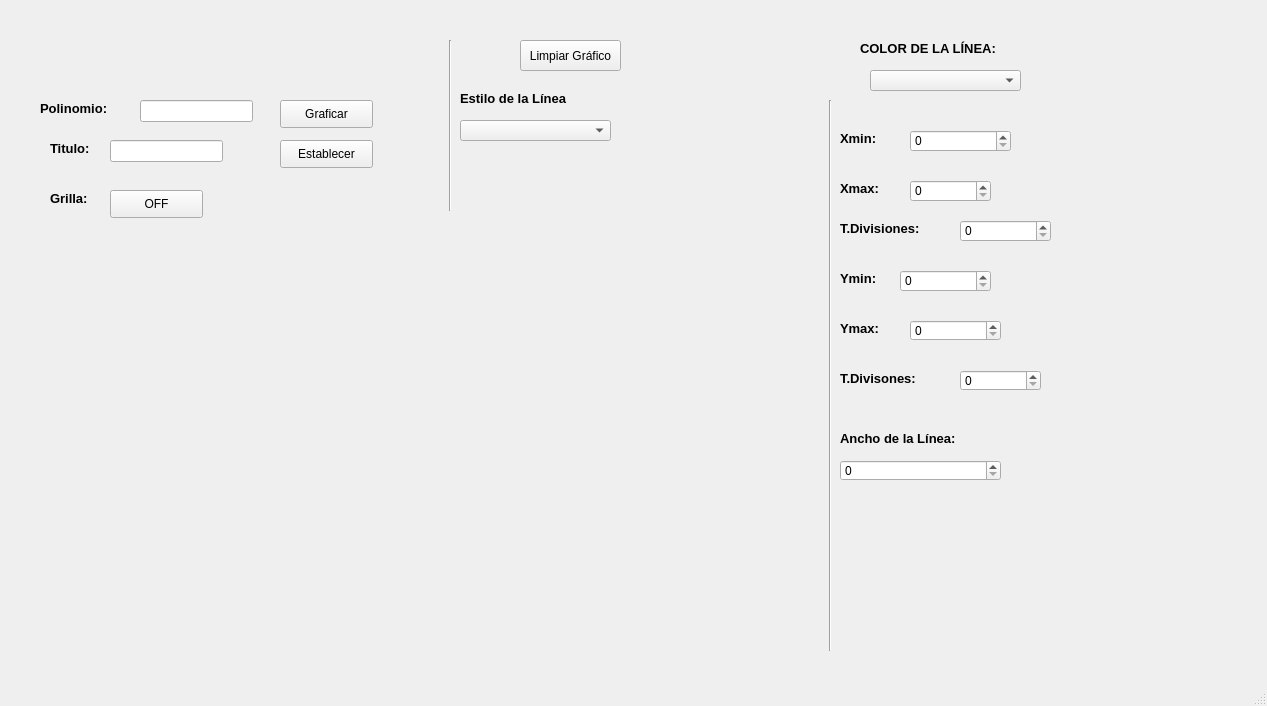
<?xml version="1.0" encoding="UTF-8"?>
<ui version="4.0">
 <class>MainWindow</class>
 <widget class="QMainWindow" name="MainWindow">
  <property name="geometry">
   <rect>
    <x>0</x>
    <y>0</y>
    <width>1267</width>
    <height>706</height>
   </rect>
  </property>
  <property name="windowTitle">
   <string>MainWindow</string>
  </property>
  <widget class="QWidget" name="centralwidget">
   <widget class="QSpinBox" name="sp_anchoLinea">
    <property name="geometry">
     <rect>
      <x>840</x>
      <y>460</y>
      <width>161</width>
      <height>21</height>
     </rect>
    </property>
   </widget>
   <widget class="QLabel" name="label_14">
    <property name="geometry">
     <rect>
      <x>840</x>
      <y>370</y>
      <width>161</width>
      <height>16</height>
     </rect>
    </property>
    <property name="font">
     <font>
      <pointsize>10</pointsize>
      <weight>75</weight>
      <bold>true</bold>
     </font>
    </property>
    <property name="text">
     <string>T.Divisones:</string>
    </property>
   </widget>
   <widget class="QSpinBox" name="sp_divisionesY">
    <property name="geometry">
     <rect>
      <x>960</x>
      <y>370</y>
      <width>81</width>
      <height>21</height>
     </rect>
    </property>
   </widget>
   <widget class="QLabel" name="label_15">
    <property name="geometry">
     <rect>
      <x>840</x>
      <y>430</y>
      <width>161</width>
      <height>16</height>
     </rect>
    </property>
    <property name="font">
     <font>
      <pointsize>10</pointsize>
      <weight>75</weight>
      <bold>true</bold>
     </font>
    </property>
    <property name="text">
     <string>Ancho de la Línea:</string>
    </property>
   </widget>
   <widget class="QSpinBox" name="sp_divisionesX">
    <property name="geometry">
     <rect>
      <x>960</x>
      <y>220</y>
      <width>91</width>
      <height>22</height>
     </rect>
    </property>
   </widget>
   <widget class="QLineEdit" name="txt_polinomio">
    <property name="geometry">
     <rect>
      <x>140</x>
      <y>100</y>
      <width>113</width>
      <height>22</height>
     </rect>
    </property>
   </widget>
   <widget class="QLabel" name="label_10">
    <property name="geometry">
     <rect>
      <x>840</x>
      <y>180</y>
      <width>61</width>
      <height>16</height>
     </rect>
    </property>
    <property name="font">
     <font>
      <pointsize>10</pointsize>
      <weight>75</weight>
      <bold>true</bold>
     </font>
    </property>
    <property name="text">
     <string>Xmax:</string>
    </property>
   </widget>
   <widget class="QLabel" name="label_2">
    <property name="geometry">
     <rect>
      <x>40</x>
      <y>100</y>
      <width>101</width>
      <height>16</height>
     </rect>
    </property>
    <property name="font">
     <font>
      <pointsize>10</pointsize>
      <weight>75</weight>
      <bold>true</bold>
     </font>
    </property>
    <property name="text">
     <string>Polinomio:</string>
    </property>
   </widget>
   <widget class="QSpinBox" name="sp_Ymax">
    <property name="geometry">
     <rect>
      <x>910</x>
      <y>320</y>
      <width>91</width>
      <height>21</height>
     </rect>
    </property>
   </widget>
   <widget class="QLabel" name="label_7">
    <property name="geometry">
     <rect>
      <x>860</x>
      <y>40</y>
      <width>191</width>
      <height>16</height>
     </rect>
    </property>
    <property name="font">
     <font>
      <pointsize>10</pointsize>
      <weight>75</weight>
      <bold>true</bold>
     </font>
    </property>
    <property name="text">
     <string>COLOR DE LA LÍNEA:</string>
    </property>
   </widget>
   <widget class="QLabel" name="label_11">
    <property name="geometry">
     <rect>
      <x>840</x>
      <y>220</y>
      <width>111</width>
      <height>16</height>
     </rect>
    </property>
    <property name="font">
     <font>
      <pointsize>10</pointsize>
      <weight>75</weight>
      <bold>true</bold>
     </font>
    </property>
    <property name="text">
     <string>T.Divisiones:</string>
    </property>
   </widget>
   <widget class="QLabel" name="label_6">
    <property name="geometry">
     <rect>
      <x>460</x>
      <y>90</y>
      <width>161</width>
      <height>16</height>
     </rect>
    </property>
    <property name="font">
     <font>
      <pointsize>10</pointsize>
      <weight>75</weight>
      <bold>true</bold>
     </font>
    </property>
    <property name="text">
     <string>Estilo de la Línea</string>
    </property>
   </widget>
   <widget class="QLabel" name="label_12">
    <property name="geometry">
     <rect>
      <x>840</x>
      <y>270</y>
      <width>51</width>
      <height>16</height>
     </rect>
    </property>
    <property name="font">
     <font>
      <pointsize>10</pointsize>
      <weight>75</weight>
      <bold>true</bold>
     </font>
    </property>
    <property name="text">
     <string>Ymin:</string>
    </property>
   </widget>
   <widget class="QComboBox" name="cb_estiloLinea">
    <property name="geometry">
     <rect>
      <x>460</x>
      <y>120</y>
      <width>151</width>
      <height>21</height>
     </rect>
    </property>
   </widget>
   <widget class="QPushButton" name="btn_titulo">
    <property name="geometry">
     <rect>
      <x>280</x>
      <y>140</y>
      <width>93</width>
      <height>28</height>
     </rect>
    </property>
    <property name="text">
     <string>Establecer</string>
    </property>
   </widget>
   <widget class="QLabel" name="label_13">
    <property name="geometry">
     <rect>
      <x>840</x>
      <y>320</y>
      <width>61</width>
      <height>16</height>
     </rect>
    </property>
    <property name="font">
     <font>
      <pointsize>10</pointsize>
      <weight>75</weight>
      <bold>true</bold>
     </font>
    </property>
    <property name="text">
     <string>Ymax:</string>
    </property>
   </widget>
   <widget class="Line" name="line">
    <property name="geometry">
     <rect>
      <x>820</x>
      <y>100</y>
      <width>20</width>
      <height>551</height>
     </rect>
    </property>
    <property name="orientation">
     <enum>Qt::Vertical</enum>
    </property>
   </widget>
   <widget class="QLabel" name="label_9">
    <property name="geometry">
     <rect>
      <x>840</x>
      <y>130</y>
      <width>61</width>
      <height>16</height>
     </rect>
    </property>
    <property name="font">
     <font>
      <pointsize>10</pointsize>
      <weight>75</weight>
      <bold>true</bold>
     </font>
    </property>
    <property name="text">
     <string>Xmin:</string>
    </property>
   </widget>
   <widget class="QSpinBox" name="sp_Xmax">
    <property name="geometry">
     <rect>
      <x>910</x>
      <y>180</y>
      <width>81</width>
      <height>22</height>
     </rect>
    </property>
   </widget>
   <widget class="QSpinBox" name="sp_Ymin">
    <property name="geometry">
     <rect>
      <x>900</x>
      <y>270</y>
      <width>91</width>
      <height>22</height>
     </rect>
    </property>
   </widget>
   <widget class="QLabel" name="label_3">
    <property name="geometry">
     <rect>
      <x>50</x>
      <y>140</y>
      <width>55</width>
      <height>16</height>
     </rect>
    </property>
    <property name="font">
     <font>
      <pointsize>10</pointsize>
      <weight>75</weight>
      <bold>true</bold>
     </font>
    </property>
    <property name="text">
     <string>Titulo:</string>
    </property>
   </widget>
   <widget class="QPushButton" name="btn_limpiar">
    <property name="geometry">
     <rect>
      <x>520</x>
      <y>40</y>
      <width>101</width>
      <height>31</height>
     </rect>
    </property>
    <property name="text">
     <string>Limpiar Gráfico</string>
    </property>
   </widget>
   <widget class="QLabel" name="label_5">
    <property name="geometry">
     <rect>
      <x>1140</x>
      <y>590</y>
      <width>121</width>
      <height>71</height>
     </rect>
    </property>
    <property name="text">
     <string/>
    </property>
    <property name="pixmap">
     <pixmap resource="../../Recursos.qrc">:/meme/Imagen/logo_equipo.jpg</pixmap>
    </property>
    <property name="scaledContents">
     <bool>true</bool>
    </property>
   </widget>
   <widget class="QLabel" name="label_4">
    <property name="geometry">
     <rect>
      <x>1120</x>
      <y>10</y>
      <width>121</width>
      <height>71</height>
     </rect>
    </property>
    <property name="text">
     <string/>
    </property>
    <property name="pixmap">
     <pixmap resource="../../Recursos.qrc">:/meme/Imagen/uat-logo.jpg</pixmap>
    </property>
    <property name="scaledContents">
     <bool>true</bool>
    </property>
   </widget>
   <widget class="Line" name="line_2">
    <property name="geometry">
     <rect>
      <x>440</x>
      <y>40</y>
      <width>20</width>
      <height>171</height>
     </rect>
    </property>
    <property name="orientation">
     <enum>Qt::Vertical</enum>
    </property>
   </widget>
   <widget class="QWidget" name="verticalLayoutWidget">
    <property name="geometry">
     <rect>
      <x>10</x>
      <y>220</y>
      <width>811</width>
      <height>321</height>
     </rect>
    </property>
    <layout class="QVBoxLayout" name="verticalLayout"/>
   </widget>
   <widget class="QLabel" name="label">
    <property name="geometry">
     <rect>
      <x>0</x>
      <y>10</y>
      <width>151</width>
      <height>71</height>
     </rect>
    </property>
    <property name="text">
     <string/>
    </property>
    <property name="pixmap">
     <pixmap resource="../../Recursos.qrc">:/meme/Imagen/fians.jpg</pixmap>
    </property>
    <property name="scaledContents">
     <bool>true</bool>
    </property>
   </widget>
   <widget class="QPushButton" name="btn_grilla">
    <property name="geometry">
     <rect>
      <x>110</x>
      <y>190</y>
      <width>93</width>
      <height>28</height>
     </rect>
    </property>
    <property name="text">
     <string>OFF</string>
    </property>
   </widget>
   <widget class="QLineEdit" name="txt_titulo">
    <property name="geometry">
     <rect>
      <x>110</x>
      <y>140</y>
      <width>113</width>
      <height>22</height>
     </rect>
    </property>
   </widget>
   <widget class="QLabel" name="label_8">
    <property name="geometry">
     <rect>
      <x>50</x>
      <y>190</y>
      <width>55</width>
      <height>16</height>
     </rect>
    </property>
    <property name="font">
     <font>
      <pointsize>10</pointsize>
      <weight>75</weight>
      <bold>true</bold>
     </font>
    </property>
    <property name="text">
     <string>Grilla:</string>
    </property>
   </widget>
   <widget class="QSpinBox" name="sp_Xmin">
    <property name="geometry">
     <rect>
      <x>910</x>
      <y>130</y>
      <width>101</width>
      <height>22</height>
     </rect>
    </property>
   </widget>
   <widget class="QComboBox" name="cb_ColorLinea">
    <property name="geometry">
     <rect>
      <x>870</x>
      <y>70</y>
      <width>151</width>
      <height>21</height>
     </rect>
    </property>
   </widget>
   <widget class="QPushButton" name="btn_graficar">
    <property name="geometry">
     <rect>
      <x>280</x>
      <y>100</y>
      <width>93</width>
      <height>28</height>
     </rect>
    </property>
    <property name="text">
     <string>Graficar</string>
    </property>
   </widget>
  </widget>
  <widget class="QMenuBar" name="menubar">
   <property name="geometry">
    <rect>
     <x>0</x>
     <y>0</y>
     <width>1267</width>
     <height>21</height>
    </rect>
   </property>
  </widget>
  <widget class="QStatusBar" name="statusbar"/>
 </widget>
 <resources>
  <include location="../../Recursos.qrc"/>
 </resources>
 <connections/>
</ui>
